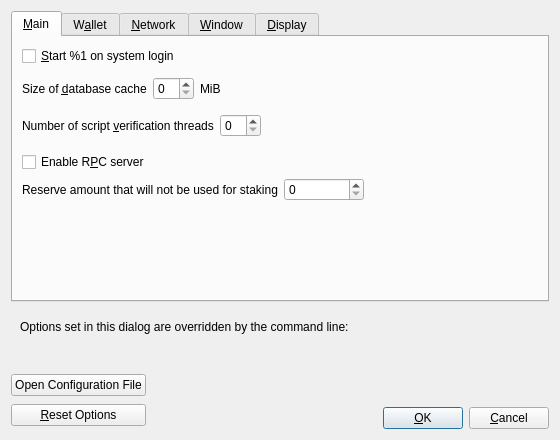
<?xml version="1.0" encoding="UTF-8"?>
<ui version="4.0">
 <class>OptionsDialog</class>
 <widget class="QDialog" name="OptionsDialog">
  <property name="geometry">
   <rect>
    <x>0</x>
    <y>0</y>
    <width>560</width>
    <height>440</height>
   </rect>
  </property>
  <property name="windowTitle">
   <string>Options</string>
  </property>
  <property name="modal">
   <bool>true</bool>
  </property>
  <layout class="QVBoxLayout" name="verticalLayout">
   <item>
    <widget class="QTabWidget" name="tabWidget">
     <property name="currentIndex">
      <number>0</number>
     </property>
     <widget class="QWidget" name="tabMain">
      <attribute name="title">
       <string>&amp;Main</string>
      </attribute>
      <layout class="QVBoxLayout" name="verticalLayout_Main">
       <item>
        <widget class="QCheckBox" name="bitcoinAtStartup">
         <property name="toolTip">
          <string>Automatically start %1 after logging in to the system.</string>
         </property>
         <property name="text">
          <string>&amp;Start %1 on system login</string>
         </property>
        </widget>
       </item>
       <item>
        <spacer name="horizontalSpacer_0_Main">
         <property name="orientation">
          <enum>Qt::Horizontal</enum>
         </property>
         <property name="sizeHint" stdset="0">
          <size>
           <width>40</width>
           <height>5</height>
          </size>
         </property>
        </spacer>
       </item>
       <item>
        <layout class="QHBoxLayout" name="horizontalLayout_2_Main">
         <item>
          <widget class="QLabel" name="databaseCacheLabel">
           <property name="toolTip">
            <string extracomment="Tooltip text for Options window setting that sets the size of the database cache. Explains the corresponding effects of increasing/decreasing this value.">Maximum database cache size. A larger cache can contribute to faster sync, after which the benefit is less pronounced for most use cases. Lowering the cache size will reduce memory usage. Unused mempool memory is shared for this cache.</string>
           </property>
           <property name="text">
            <string>Size of &amp;database cache</string>
           </property>
           <property name="textFormat">
            <enum>Qt::PlainText</enum>
           </property>
           <property name="buddy">
            <cstring>databaseCache</cstring>
           </property>
          </widget>
         </item>
         <item>
          <widget class="QSpinBox" name="databaseCache"/>
         </item>
         <item>
          <widget class="QLabel" name="databaseCacheUnitLabel">
           <property name="text">
            <string>MiB</string>
           </property>
           <property name="textFormat">
            <enum>Qt::PlainText</enum>
           </property>
          </widget>
         </item>
         <item>
          <spacer name="horizontalSpacer_2_Main">
           <property name="orientation">
            <enum>Qt::Horizontal</enum>
           </property>
           <property name="sizeHint" stdset="0">
            <size>
             <width>40</width>
             <height>20</height>
            </size>
           </property>
          </spacer>
         </item>
        </layout>
       </item>
       <item>
        <layout class="QHBoxLayout" name="horizontalLayout_Main_VerifyLabel">
         <item>
          <widget class="QLabel" name="threadsScriptVerifLabel">
           <property name="toolTip">
            <string extracomment="Tooltip text for Options window setting that sets the number of script verification threads. Explains that negative values mean to leave these many cores free to the system.">Set the number of script verification threads. Negative values correspond to the number of cores you want to leave free to the system.</string>
           </property>
           <property name="text">
            <string>Number of script &amp;verification threads</string>
           </property>
           <property name="textFormat">
            <enum>Qt::PlainText</enum>
           </property>
           <property name="buddy">
            <cstring>threadsScriptVerif</cstring>
           </property>
          </widget>
         </item>
         <item>
          <widget class="QSpinBox" name="threadsScriptVerif">
           <property name="toolTip">
            <string>(0 = auto, &lt;0 = leave that many cores free)</string>
           </property>
          </widget>
         </item>
         <item>
          <spacer name="horizontalSpacer_Main_Threads">
           <property name="orientation">
            <enum>Qt::Horizontal</enum>
           </property>
           <property name="sizeHint" stdset="0">
            <size>
             <width>40</width>
             <height>40</height>
            </size>
           </property>
          </spacer>
         </item>
        </layout>
       </item>
       <item>
        <widget class="QCheckBox" name="enableServer">
         <property name="toolTip">
          <string extracomment="Tooltip text for Options window setting that enables the RPC server.">This allows you or a third party tool to communicate with the node through command-line and JSON-RPC commands.</string>
         </property>
         <property name="text">
          <string extracomment="An Options window setting to enable the RPC server.">Enable R&amp;PC server</string>
         </property>
        </widget>
       </item>
       <item>
        <layout class="QHBoxLayout" name="horizontalLayout_Main_ReserveBalanceLabel">
         <item>
          <widget class="QLabel" name="reserveBalanceLabel">
           <property name="text">
            <string>Reserve amount that will not be used for staking</string>
           </property>
           <property name="textFormat">
            <enum>Qt::PlainText</enum>
           </property>
           <property name="buddy">
            <cstring>reserveBalance</cstring>
           </property>
          </widget>
         </item>
         <item>
          <widget class="BitcoinAmountField" name="reserveBalance">
           <property name="sizePolicy">
             <sizepolicy hsizetype="Fixed" vsizetype="Fixed">
             <horstretch>0</horstretch>
             <verstretch>0</verstretch>
             </sizepolicy>
           </property>
           <property name="minimumSize">
             <size>
             <width>80</width>
             <height>0</height>
             </size>
           </property>
           <property name="maximumSize">
             <size>
             <width>1000</width>
             <height>100</height>
             </size>
           </property>
           <property name="toolTip">
            <string>Reserve amount that will not be used for staking</string>
           </property>
          </widget>
         </item>
         <item>
          <spacer name="horizontalSpacer_Main_ReserveBalance">
           <property name="orientation">
            <enum>Qt::Horizontal</enum>
           </property>
           <property name="sizeHint" stdset="0">
            <size>
             <width>40</width>
             <height>20</height>
            </size>
           </property>
          </spacer>
         </item>
        </layout>
       </item>
       <item>
        <spacer name="verticalSpacer_Main">
         <property name="orientation">
          <enum>Qt::Vertical</enum>
         </property>
         <property name="sizeHint" stdset="0">
          <size>
           <width>20</width>
           <height>40</height>
          </size>
         </property>
        </spacer>
       </item>
      </layout>
     </widget>
     <widget class="QWidget" name="tabWallet">
      <attribute name="title">
       <string>W&amp;allet</string>
      </attribute>
      <layout class="QVBoxLayout" name="verticalLayout_Wallet">
       <item>
        <widget class="QCheckBox" name="subFeeFromAmount">
         <property name="toolTip">
          <string extracomment="Tooltip text for Options window setting that sets subtracting the fee from a sending amount as default.">Whether to set subtract fee from amount as default or not.</string>
         </property>
         <property name="text">
          <string extracomment="An Options window setting to set subtracting the fee from a sending amount as default.">Subtract &amp;fee from amount by default</string>
         </property>
        </widget>
       </item>
       <item>
        <widget class="QGroupBox" name="groupBox">
         <property name="title">
          <string>Expert</string>
         </property>
         <layout class="QVBoxLayout" name="verticalLayout_2">
          <item>
           <widget class="QCheckBox" name="coinControlFeatures">
            <property name="toolTip">
             <string>Whether to show coin control features or not.</string>
            </property>
            <property name="text">
             <string>Enable coin &amp;control features</string>
            </property>
           </widget>
          </item>
          <item>
           <widget class="QCheckBox" name="spendZeroConfChange">
            <property name="toolTip">
             <string>If you disable the spending of unconfirmed change, the change from a transaction cannot be used until that transaction has at least one confirmation. This also affects how your balance is computed.</string>
            </property>
            <property name="text">
             <string>&amp;Spend unconfirmed change</string>
            </property>
           </widget>
          </item>
          <item>
           <widget class="QCheckBox" name="m_enable_psbt_controls">
            <property name="text">
             <string extracomment="An options window setting to enable PSBT controls.">Enable &amp;PSBT controls</string>
            </property>
            <property name="toolTip">
             <string extracomment="Tooltip text for options window setting that enables PSBT controls.">Whether to show PSBT controls.</string>
            </property>
           </widget>
          </item>
         </layout>
        </widget>
       </item>
       <item>
        <widget class="QGroupBox" name="groupBoxHww">
         <property name="title">
          <string>External Signer (e.g. hardware wallet)</string>
         </property>
         <layout class="QVBoxLayout" name="verticalLayoutHww">
          <item>
           <layout class="QHBoxLayout" name="horizontalLayoutHww">
            <item>
             <widget class="QLabel" name="externalSignerPathLabel">
              <property name="text">
               <string>&amp;External signer script path</string>
              </property>
              <property name="buddy">
               <cstring>externalSignerPath</cstring>
              </property>
             </widget>
            </item>
            <item>
             <widget class="QLineEdit" name="externalSignerPath">
              <property name="toolTip">
               <string>Full path to a %1 compatible script (e.g. C:\Downloads\hwi.exe or /Users/you/Downloads/hwi.py). Beware: malware can steal your coins!</string>
              </property>
             </widget>
            </item>
           </layout>
          </item>
         </layout>
        </widget>
       </item>
       <item>
        <spacer name="verticalSpacer_Wallet">
         <property name="orientation">
          <enum>Qt::Vertical</enum>
         </property>
         <property name="sizeHint" stdset="0">
          <size>
           <width>20</width>
           <height>40</height>
          </size>
         </property>
        </spacer>
       </item>
      </layout>
     </widget>
     <widget class="QWidget" name="tabNetwork">
      <attribute name="title">
       <string>&amp;Network</string>
      </attribute>
      <layout class="QVBoxLayout" name="verticalLayout_Network">
       <item>
        <widget class="QCheckBox" name="mapPortUpnp">
         <property name="toolTip">
          <string>Automatically open the Bitcoin client port on the router. This only works when your router supports UPnP and it is enabled.</string>
         </property>
         <property name="text">
          <string>Map port using &amp;UPnP</string>
         </property>
        </widget>
       </item>
       <item>
        <widget class="QCheckBox" name="mapPortNatpmp">
         <property name="toolTip">
          <string>Automatically open the Bitcoin client port on the router. This only works when your router supports NAT-PMP and it is enabled. The external port could be random.</string>
         </property>
         <property name="text">
          <string>Map port using NA&amp;T-PMP</string>
         </property>
        </widget>
       </item>
       <item>
        <widget class="QCheckBox" name="allowIncoming">
         <property name="toolTip">
          <string>Accept connections from outside.</string>
         </property>
         <property name="text">
          <string>Allow incomin&amp;g connections</string>
         </property>
        </widget>
       </item>
       <item>
        <widget class="QCheckBox" name="connectSocks">
         <property name="toolTip">
          <string>Connect to the Bitcoin network through a SOCKS5 proxy.</string>
         </property>
         <property name="text">
          <string>&amp;Connect through SOCKS5 proxy (default proxy):</string>
         </property>
        </widget>
       </item>
       <item>
        <layout class="QHBoxLayout" name="horizontalLayout_1_Network">
         <item>
          <widget class="QLabel" name="proxyIpLabel">
           <property name="text">
            <string>Proxy &amp;IP:</string>
           </property>
           <property name="textFormat">
            <enum>Qt::PlainText</enum>
           </property>
           <property name="buddy">
            <cstring>proxyIp</cstring>
           </property>
          </widget>
         </item>
         <item>
          <widget class="QValidatedLineEdit" name="proxyIp">
           <property name="minimumSize">
            <size>
             <width>140</width>
             <height>0</height>
            </size>
           </property>
           <property name="maximumSize">
            <size>
             <width>140</width>
             <height>16777215</height>
            </size>
           </property>
           <property name="toolTip">
            <string>IP address of the proxy (e.g. IPv4: 127.0.0.1 / IPv6: ::1)</string>
           </property>
          </widget>
         </item>
         <item>
          <widget class="QLabel" name="proxyPortLabel">
           <property name="text">
            <string>&amp;Port:</string>
           </property>
           <property name="textFormat">
            <enum>Qt::PlainText</enum>
           </property>
           <property name="buddy">
            <cstring>proxyPort</cstring>
           </property>
          </widget>
         </item>
         <item>
          <widget class="QLineEdit" name="proxyPort">
           <property name="minimumSize">
            <size>
             <width>55</width>
             <height>0</height>
            </size>
           </property>
           <property name="maximumSize">
            <size>
             <width>55</width>
             <height>16777215</height>
            </size>
           </property>
           <property name="toolTip">
            <string>Port of the proxy (e.g. 9050)</string>
           </property>
          </widget>
         </item>
         <item>
          <spacer name="horizontalSpacer_1_Network">
           <property name="orientation">
            <enum>Qt::Horizontal</enum>
           </property>
           <property name="sizeHint" stdset="0">
            <size>
             <width>40</width>
             <height>20</height>
            </size>
           </property>
          </spacer>
         </item>
        </layout>
       </item>
       <item>
        <layout class="QHBoxLayout" name="horizontalLayout_2_Network">
         <item>
          <widget class="QLabel" name="proxyActiveNets">
           <property name="text">
            <string>Used for reaching peers via:</string>
           </property>
           <property name="textFormat">
            <enum>Qt::PlainText</enum>
           </property>
          </widget>
         </item>
         <item>
          <widget class="QCheckBox" name="proxyReachIPv4">
           <property name="enabled">
            <bool>false</bool>
           </property>
           <property name="toolTip">
            <string>Shows if the supplied default SOCKS5 proxy is used to reach peers via this network type.</string>
           </property>
           <property name="text">
            <string/>
           </property>
          </widget>
         </item>
         <item>
          <widget class="QLabel" name="proxyReachIPv4Label">
           <property name="text">
            <string>IPv4</string>
           </property>
           <property name="textFormat">
            <enum>Qt::PlainText</enum>
           </property>
          </widget>
         </item>
         <item>
          <widget class="QCheckBox" name="proxyReachIPv6">
           <property name="enabled">
            <bool>false</bool>
           </property>
           <property name="toolTip">
            <string>Shows if the supplied default SOCKS5 proxy is used to reach peers via this network type.</string>
           </property>
           <property name="text">
            <string/>
           </property>
          </widget>
         </item>
         <item>
          <widget class="QLabel" name="proxyReachIPv6Label">
           <property name="text">
            <string>IPv6</string>
           </property>
           <property name="textFormat">
            <enum>Qt::PlainText</enum>
           </property>
          </widget>
         </item>
         <item>
          <widget class="QCheckBox" name="proxyReachTor">
           <property name="enabled">
            <bool>false</bool>
           </property>
           <property name="toolTip">
            <string>Shows if the supplied default SOCKS5 proxy is used to reach peers via this network type.</string>
           </property>
           <property name="text">
            <string/>
           </property>
          </widget>
         </item>
         <item>
          <widget class="QLabel" name="proxyReachTorLabel">
           <property name="text">
            <string>Tor</string>
           </property>
           <property name="textFormat">
            <enum>Qt::PlainText</enum>
           </property>
          </widget>
         </item>
         <item>
          <spacer name="horizontalSpacer_2_Network">
           <property name="orientation">
            <enum>Qt::Horizontal</enum>
           </property>
           <property name="sizeHint" stdset="0">
            <size>
             <width>40</width>
             <height>20</height>
            </size>
           </property>
          </spacer>
         </item>
        </layout>
       </item>
       <item>
        <widget class="QCheckBox" name="connectSocksTor">
         <property name="toolTip">
          <string>Connect to the Bitcoin network through a separate SOCKS5 proxy for Tor onion services.</string>
         </property>
         <property name="text">
          <string>Use separate SOCKS&amp;5 proxy to reach peers via Tor onion services:</string>
         </property>
        </widget>
       </item>
       <item>
        <layout class="QHBoxLayout" name="horizontalLayout_3_Network">
         <item>
          <widget class="QLabel" name="proxyIpTorLabel">
           <property name="text">
            <string>Proxy &amp;IP:</string>
           </property>
           <property name="textFormat">
            <enum>Qt::PlainText</enum>
           </property>
           <property name="buddy">
            <cstring>proxyIpTor</cstring>
           </property>
          </widget>
         </item>
         <item>
          <widget class="QValidatedLineEdit" name="proxyIpTor">
           <property name="minimumSize">
            <size>
             <width>140</width>
             <height>0</height>
            </size>
           </property>
           <property name="maximumSize">
            <size>
             <width>140</width>
             <height>16777215</height>
            </size>
           </property>
           <property name="toolTip">
            <string>IP address of the proxy (e.g. IPv4: 127.0.0.1 / IPv6: ::1)</string>
           </property>
          </widget>
         </item>
         <item>
          <widget class="QLabel" name="proxyPortTorLabel">
           <property name="text">
            <string>&amp;Port:</string>
           </property>
           <property name="textFormat">
            <enum>Qt::PlainText</enum>
           </property>
           <property name="buddy">
            <cstring>proxyPortTor</cstring>
           </property>
          </widget>
         </item>
         <item>
          <widget class="QLineEdit" name="proxyPortTor">
           <property name="minimumSize">
            <size>
             <width>55</width>
             <height>0</height>
            </size>
           </property>
           <property name="maximumSize">
            <size>
             <width>55</width>
             <height>16777215</height>
            </size>
           </property>
           <property name="toolTip">
            <string>Port of the proxy (e.g. 9050)</string>
           </property>
          </widget>
         </item>
         <item>
          <spacer name="horizontalSpacer_4_Network">
           <property name="orientation">
            <enum>Qt::Horizontal</enum>
           </property>
           <property name="sizeHint" stdset="0">
            <size>
             <width>40</width>
             <height>20</height>
            </size>
           </property>
          </spacer>
         </item>
        </layout>
       </item>
       <item>
        <spacer name="verticalSpacer_Network">
         <property name="orientation">
          <enum>Qt::Vertical</enum>
         </property>
         <property name="sizeHint" stdset="0">
          <size>
           <width>20</width>
           <height>40</height>
          </size>
         </property>
        </spacer>
       </item>
      </layout>
     </widget>
     <widget class="QWidget" name="tabWindow">
      <attribute name="title">
       <string>&amp;Window</string>
      </attribute>
      <layout class="QVBoxLayout" name="verticalLayout_Window">
       <item>
        <widget class="QCheckBox" name="showTrayIcon">
         <property name="toolTip">
          <string>Show the icon in the system tray.</string>
         </property>
         <property name="text">
          <string>&amp;Show tray icon</string>
         </property>
         <property name="checked">
          <bool>true</bool>
         </property>
        </widget>
       </item>
       <item>
        <widget class="QCheckBox" name="minimizeToTray">
         <property name="toolTip">
          <string>Show only a tray icon after minimizing the window.</string>
         </property>
         <property name="text">
          <string>&amp;Minimize to the tray instead of the taskbar</string>
         </property>
        </widget>
       </item>
       <item>
        <widget class="QCheckBox" name="minimizeOnClose">
         <property name="toolTip">
          <string>Minimize instead of exit the application when the window is closed. When this option is enabled, the application will be closed only after selecting Exit in the menu.</string>
         </property>
         <property name="text">
          <string>M&amp;inimize on close</string>
         </property>
        </widget>
       </item>
       <item>
        <spacer name="verticalSpacer_Window">
         <property name="orientation">
          <enum>Qt::Vertical</enum>
         </property>
         <property name="sizeHint" stdset="0">
          <size>
           <width>20</width>
           <height>40</height>
          </size>
         </property>
        </spacer>
       </item>
      </layout>
     </widget>
     <widget class="QWidget" name="tabDisplay">
      <attribute name="title">
       <string>&amp;Display</string>
      </attribute>
      <layout class="QVBoxLayout" name="verticalLayout_Display">
       <item>
        <layout class="QHBoxLayout" name="horizontalLayout_1_Display">
         <item>
          <widget class="QLabel" name="langLabel">
           <property name="text">
            <string>User Interface &amp;language:</string>
           </property>
           <property name="textFormat">
            <enum>Qt::PlainText</enum>
           </property>
           <property name="buddy">
            <cstring>lang</cstring>
           </property>
          </widget>
         </item>
         <item>
          <widget class="QValueComboBox" name="lang">
           <property name="toolTip">
            <string>The user interface language can be set here. This setting will take effect after restarting %1.</string>
           </property>
          </widget>
         </item>
        </layout>
       </item>
       <item>
        <layout class="QHBoxLayout" name="horizontalLayout_2_Display">
         <item>
          <widget class="QLabel" name="unitLabel">
           <property name="text">
            <string>&amp;Unit to show amounts in:</string>
           </property>
           <property name="textFormat">
            <enum>Qt::PlainText</enum>
           </property>
           <property name="buddy">
            <cstring>unit</cstring>
           </property>
          </widget>
         </item>
         <item>
          <widget class="QValueComboBox" name="unit">
           <property name="toolTip">
            <string>Choose the default subdivision unit to show in the interface and when sending coins.</string>
           </property>
          </widget>
         </item>
        </layout>
       </item>
       <item>
        <layout class="QHBoxLayout" name="horizontalLayout_3_Display">
         <item>
          <widget class="QLabel" name="thirdPartyTxUrlsLabel">
           <property name="toolTip">
            <string>Third-party URLs (e.g. a block explorer) that appear in the transactions tab as context menu items. %s in the URL is replaced by transaction hash. Multiple URLs are separated by vertical bar |.</string>
           </property>
           <property name="text">
            <string>&amp;Third-party transaction URLs</string>
           </property>
           <property name="buddy">
            <cstring>thirdPartyTxUrls</cstring>
           </property>
          </widget>
         </item>
         <item>
          <widget class="QLineEdit" name="thirdPartyTxUrls">
           <property name="toolTip">
            <string>Third-party URLs (e.g. a block explorer) that appear in the transactions tab as context menu items. %s in the URL is replaced by transaction hash. Multiple URLs are separated by vertical bar |.</string>
           </property>
           <property name="placeholderText">
            <string notr="true">https://example.com/tx/%s</string>
           </property>
          </widget>
         </item>
        </layout>
       </item>
       <item>
        <widget class="QGroupBox" name="font_groupBox">
         <property name="title">
          <string>Monospaced font in the Overview tab:</string>
         </property>
         <layout class="QVBoxLayout" name="font_verticalLayout">
          <item>
           <layout class="QHBoxLayout" name="embeddedFont_horizontalLayout">
            <item>
             <widget class="QRadioButton" name="embeddedFont_radioButton">
              <property name="text">
               <string>embedded &quot;%1&quot;</string>
              </property>
             </widget>
            </item>
            <item>
             <spacer name="embeddedFont_horizontalSpacer">
              <property name="orientation">
               <enum>Qt::Horizontal</enum>
              </property>
              <property name="sizeHint" stdset="0">
               <size>
                <width>40</width>
                <height>20</height>
               </size>
              </property>
             </spacer>
            </item>
            <item>
             <layout class="QVBoxLayout" name="embeddedFont_verticalLayout">
              <item>
               <widget class="QLabel" name="embeddedFont_label_1">
                <property name="text">
                 <string notr="true">111.11111111 DGD</string>
                </property>
               </widget>
              </item>
              <item>
               <widget class="QLabel" name="embeddedFont_label_9">
                <property name="text">
                 <string notr="true">909.09090909 DGD</string>
                </property>
               </widget>
              </item>
             </layout>
            </item>
           </layout>
          </item>
          <item>
           <widget class="Line" name="font_line">
            <property name="orientation">
             <enum>Qt::Horizontal</enum>
            </property>
           </widget>
          </item>
          <item>
           <layout class="QHBoxLayout" name="systemFont_horizontalLayout">
            <item>
             <widget class="QRadioButton" name="systemFont_radioButton">
              <property name="text">
               <string>closest matching &quot;%1&quot;</string>
              </property>
             </widget>
            </item>
            <item>
             <spacer name="systemFont_horizontalSpacer">
              <property name="orientation">
               <enum>Qt::Horizontal</enum>
              </property>
              <property name="sizeHint" stdset="0">
               <size>
                <width>40</width>
                <height>20</height>
               </size>
              </property>
             </spacer>
            </item>
            <item>
             <layout class="QVBoxLayout" name="systemFont_verticalLayout">
              <item>
               <widget class="QLabel" name="systemFont_label_1">
                <property name="text">
                 <string notr="true">111.11111111 DGD</string>
                </property>
               </widget>
              </item>
              <item>
               <widget class="QLabel" name="systemFont_label_9">
                <property name="text">
                 <string notr="true">909.09090909 DGD</string>
                </property>
               </widget>
              </item>
             </layout>
            </item>
           </layout>
          </item>
         </layout>
        </widget>
       </item>
       <item>
        <spacer name="verticalSpacer_Display">
         <property name="orientation">
          <enum>Qt::Vertical</enum>
         </property>
         <property name="sizeHint" stdset="0">
          <size>
           <width>20</width>
           <height>40</height>
          </size>
         </property>
        </spacer>
       </item>
      </layout>
     </widget>
    </widget>
   </item>
   <item>
    <widget class="QFrame" name="frame">
     <layout class="QVBoxLayout" name="verticalLayout_Bottom">
      <item>
       <layout class="QHBoxLayout" name="horizontalLayout_Bottom">
        <item>
         <widget class="QLabel" name="overriddenByCommandLineInfoLabel">
          <property name="text">
           <string>Options set in this dialog are overridden by the command line:</string>
          </property>
          <property name="textFormat">
           <enum>Qt::PlainText</enum>
          </property>
         </widget>
        </item>
        <item>
         <spacer name="horizontalSpacer_Bottom">
          <property name="orientation">
           <enum>Qt::Horizontal</enum>
          </property>
          <property name="sizeHint" stdset="0">
           <size>
            <width>40</width>
            <height>20</height>
           </size>
          </property>
         </spacer>
        </item>
       </layout>
      </item>
      <item>
       <widget class="QLabel" name="overriddenByCommandLineLabel">
        <property name="text">
         <string/>
        </property>
        <property name="textFormat">
         <enum>Qt::PlainText</enum>
        </property>
        <property name="wordWrap">
         <bool>true</bool>
        </property>
       </widget>
      </item>
     </layout>
    </widget>
   </item>
   <item>
    <layout class="QHBoxLayout" name="horizontalLayout_Buttons">
     <item>
      <layout class="QVBoxLayout" name="verticalLayout_Buttons">
       <item>
        <widget class="QPushButton" name="openBitcoinConfButton">
         <property name="toolTip">
          <string>Open the %1 configuration file from the working directory.</string>
         </property>
         <property name="text">
          <string>Open Configuration File</string>
         </property>
         <property name="autoDefault">
          <bool>false</bool>
         </property>
        </widget>
       </item>
       <item>
        <widget class="QPushButton" name="resetButton">
         <property name="toolTip">
          <string>Reset all client options to default.</string>
         </property>
         <property name="text">
          <string>&amp;Reset Options</string>
         </property>
         <property name="autoDefault">
          <bool>false</bool>
         </property>
        </widget>
       </item>
      </layout>
     </item>
     <item>
      <spacer name="horizontalSpacer_1">
       <property name="orientation">
        <enum>Qt::Horizontal</enum>
       </property>
       <property name="sizeHint" stdset="0">
        <size>
         <width>40</width>
         <height>48</height>
        </size>
       </property>
      </spacer>
     </item>
     <item>
      <widget class="QLabel" name="statusLabel">
       <property name="minimumSize">
        <size>
         <width>200</width>
         <height>0</height>
        </size>
       </property>
       <property name="font">
        <font>
         <weight>75</weight>
         <bold>true</bold>
        </font>
       </property>
       <property name="text">
        <string/>
       </property>
       <property name="textFormat">
        <enum>Qt::PlainText</enum>
       </property>
       <property name="wordWrap">
        <bool>true</bool>
       </property>
      </widget>
     </item>
     <item>
      <spacer name="horizontalSpacer_2">
       <property name="orientation">
        <enum>Qt::Horizontal</enum>
       </property>
       <property name="sizeHint" stdset="0">
        <size>
         <width>40</width>
         <height>48</height>
        </size>
       </property>
      </spacer>
     </item>
     <item>
      <layout class="QVBoxLayout" name="verticalLayout_4">
       <item>
        <spacer name="verticalSpacer">
         <property name="orientation">
          <enum>Qt::Vertical</enum>
         </property>
         <property name="sizeHint" stdset="0">
          <size>
           <width>20</width>
           <height>40</height>
          </size>
         </property>
        </spacer>
       </item>
       <item>
        <layout class="QHBoxLayout" name="horizontalLayout">
         <item>
          <widget class="QPushButton" name="okButton">
           <property name="text">
            <string>&amp;OK</string>
           </property>
           <property name="autoDefault">
            <bool>false</bool>
           </property>
           <property name="default">
            <bool>true</bool>
           </property>
          </widget>
         </item>
         <item>
          <widget class="QPushButton" name="cancelButton">
           <property name="text">
            <string>&amp;Cancel</string>
           </property>
           <property name="autoDefault">
            <bool>false</bool>
           </property>
          </widget>
         </item>
        </layout>
       </item>
      </layout>
     </item>
    </layout>
   </item>
  </layout>
 </widget>
 <customwidgets>
  <customwidget>
   <class>QValidatedLineEdit</class>
   <extends>QLineEdit</extends>
   <header>qt/qvalidatedlineedit.h</header>
  </customwidget>
  <customwidget>
   <class>QValueComboBox</class>
   <extends>QComboBox</extends>
   <header>qt/qvaluecombobox.h</header>
  </customwidget>
  <customwidget>
   <class>BitcoinAmountField</class>
   <extends>QSpinBox</extends>
   <header>qt/bitcoinamountfield.h</header>
  </customwidget>
 </customwidgets>
 <resources/>
 <connections/>
</ui>
